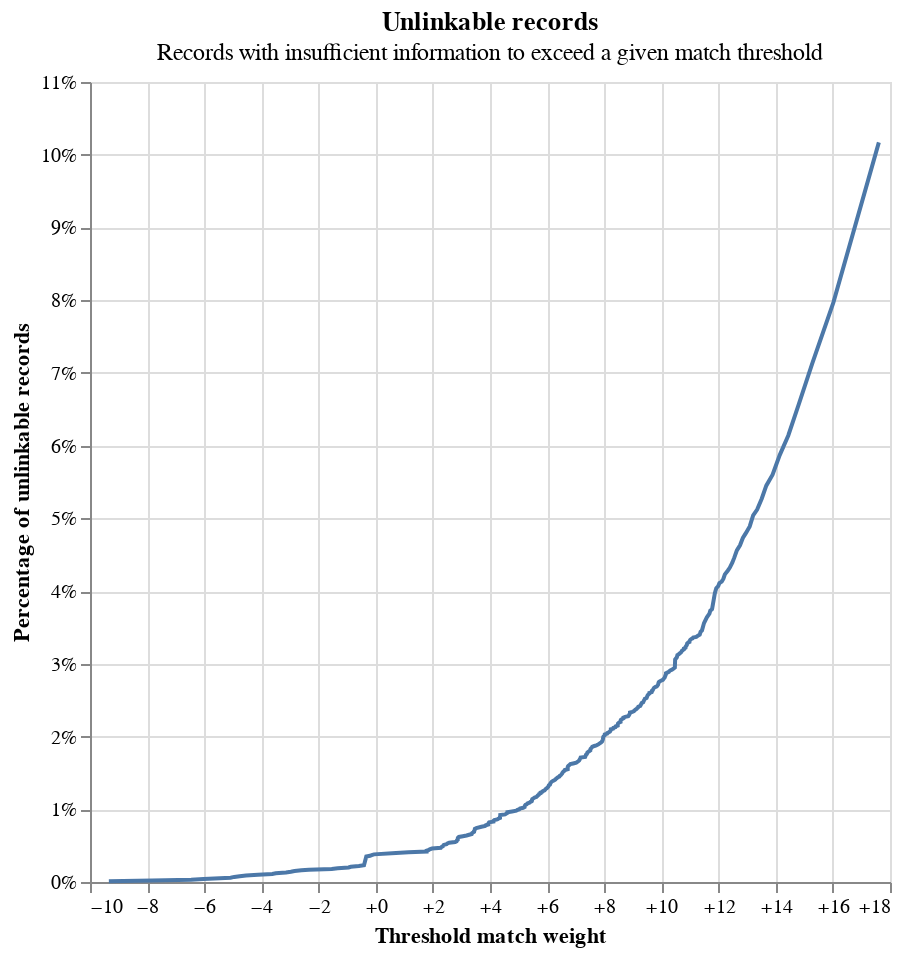

The notebook cell saved with this chart:
### Code cell
linker.unlinkables_chart()

### Figure 1 — Vega-Lite specification as saved in the notebook (floating-point values rounded to 4 significant figures; data arrays with more than 128 entries replaced by an {"elided": "..."} marker saying what was removed)
{"config": {"view": {"continuousWidth": 400, "continuousHeight": 300}}, "layer": [{"mark": {"type": "line"}, "encoding": {"x": {"axis": {"format": "+", "title": "Threshold match weight"}, "field": "match_weight", "type": "quantitative"}, "y": {"axis": {"format": "%", "title": "Percentage of unlinkable records"}, "field": "cum_prop", "type": "quantitative"}}}, {"mark": {"type": "point"}, "encoding": {"opacity": {"condition": {"param": "x_match_weight_y_cum_prop_coords_of_mouse", "value": 1, "empty": false}, "value": 0}, "tooltip": [{"field": "match_weight", "format": "+.5", "title": "Match weight", "type": "quantitative"}, {"field": "match_probability", "format": ".5", "title": "Match probability", "type": "quantitative"}, {"field": "cum_prop", "format": ".3%", "title": "Proportion of unlinkable records", "type": "quantitative"}], "x": {"axis": {"title": "Threshold match weight"}, "field": "match_weight", "type": "quantitative"}, "y": {"axis": {"format": "%", "title": "Percentage of unlinkable records"}, "field": "cum_prop", "type": "quantitative"}}, "name": "mouse_coords"}, {"mark": {"type": "rule", "color": "gray"}, "encoding": {"x": {"field": "match_weight", "type": "quantitative"}}, "transform": [{"filter": {"param": "x_match_weight_y_cum_prop_coords_of_mouse", "empty": false}}]}, {"mark": {"type": "rule", "color": "gray"}, "encoding": {"y": {"field": "cum_prop", "type": "quantitative"}}, "transform": [{"filter": {"param": "x_match_weight_y_cum_prop_coords_of_mouse", "empty": false}}]}], "data": {"name": "data-080302785871e05d07c553dccc1e165f"}, "height": 400, "params": [{"name": "x_match_weight_y_cum_prop_coords_of_mouse", "select": {"type": "point", "fields": ["match_weight", "cum_prop"], "nearest": true, "on": "mouseover"}, "views": ["mouse_coords"]}], "title": {"text": "Unlinkable records", "subtitle": "Records with insufficient information to exceed a given match threshold"}, "width": 400, "$schema": "https://vega.github.io/schema/vega-lite/v5.9.3.json", "datasets": {"data-080302785871e05d07c553dccc1e165f": {"elided": "299 records"}}}
